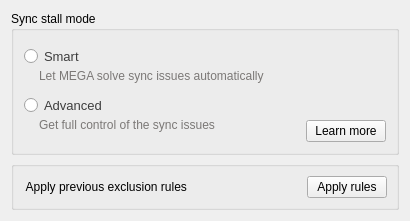
<?xml version="1.0" encoding="UTF-8"?>
<ui version="4.0">
 <class>SyncStallModeSelector</class>
 <widget class="QWidget" name="SyncStallModeSelector">
  <property name="geometry">
   <rect>
    <x>0</x>
    <y>0</y>
    <width>410</width>
    <height>216</height>
   </rect>
  </property>
  <property name="windowTitle">
   <string/>
  </property>
  <property name="styleSheet">
   <string notr="true">#SmartSelector, #AdvanceSelector
{
color: #3D3D3D;
font-size: 13px;
}


#SmartDescription, #AdvanceDescription
{
color: #7B7876;
font-size: 12px;
}</string>
  </property>
  <layout class="QVBoxLayout" name="verticalLayout">
   <item>
    <widget class="QGroupBox" name="groupBox">
     <property name="styleSheet">
      <string notr="true">#SmartSelector, #AdvanceSelector
{

}</string>
     </property>
     <property name="title">
      <string>Sync stall mode</string>
     </property>
     <layout class="QHBoxLayout" name="horizontalLayout">
      <property name="spacing">
       <number>0</number>
      </property>
      <property name="leftMargin">
       <number>0</number>
      </property>
      <property name="topMargin">
       <number>0</number>
      </property>
      <property name="rightMargin">
       <number>0</number>
      </property>
      <property name="bottomMargin">
       <number>0</number>
      </property>
      <item>
       <widget class="QWidget" name="SelectorsContainer" native="true">
        <layout class="QVBoxLayout" name="verticalLayout_2">
         <property name="spacing">
          <number>2</number>
         </property>
         <property name="leftMargin">
          <number>10</number>
         </property>
         <property name="topMargin">
          <number>15</number>
         </property>
         <property name="rightMargin">
          <number>10</number>
         </property>
         <property name="bottomMargin">
          <number>20</number>
         </property>
         <item>
          <widget class="QRadioButton" name="SmartSelector">
           <property name="text">
            <string>Smart</string>
           </property>
          </widget>
         </item>
         <item>
          <widget class="QLabel" name="SmartDescription">
           <property name="text">
            <string>Let MEGA solve sync issues automatically</string>
           </property>
           <property name="indent">
            <number>15</number>
           </property>
          </widget>
         </item>
         <item>
          <spacer name="verticalSpacer">
           <property name="orientation">
            <enum>Qt::Vertical</enum>
           </property>
           <property name="sizeType">
            <enum>QSizePolicy::Fixed</enum>
           </property>
           <property name="sizeHint" stdset="0">
            <size>
             <width>20</width>
             <height>10</height>
            </size>
           </property>
          </spacer>
         </item>
         <item>
          <widget class="QRadioButton" name="AdvanceSelector">
           <property name="text">
            <string>Advanced</string>
           </property>
          </widget>
         </item>
         <item>
          <widget class="QLabel" name="AdvanceDescription">
           <property name="text">
            <string>Get full control of the sync issues</string>
           </property>
           <property name="indent">
            <number>15</number>
           </property>
          </widget>
         </item>
        </layout>
       </widget>
      </item>
      <item>
       <widget class="QWidget" name="LearnMoreContainer" native="true">
        <layout class="QVBoxLayout" name="verticalLayout_3">
         <property name="spacing">
          <number>0</number>
         </property>
         <property name="leftMargin">
          <number>0</number>
         </property>
         <property name="topMargin">
          <number>0</number>
         </property>
         <property name="rightMargin">
          <number>10</number>
         </property>
         <property name="bottomMargin">
          <number>10</number>
         </property>
         <item alignment="Qt::AlignBottom">
          <widget class="QWidget" name="ButtonContainer" native="true">
           <layout class="QHBoxLayout" name="horizontalLayout_2">
            <property name="spacing">
             <number>0</number>
            </property>
            <property name="leftMargin">
             <number>0</number>
            </property>
            <property name="topMargin">
             <number>0</number>
            </property>
            <property name="rightMargin">
             <number>0</number>
            </property>
            <property name="bottomMargin">
             <number>0</number>
            </property>
            <item>
             <spacer name="horizontalSpacer">
              <property name="orientation">
               <enum>Qt::Horizontal</enum>
              </property>
              <property name="sizeHint" stdset="0">
               <size>
                <width>40</width>
                <height>20</height>
               </size>
              </property>
             </spacer>
            </item>
            <item>
             <widget class="QPushButton" name="LearnMoreButton">
              <property name="cursor">
               <cursorShape>PointingHandCursor</cursorShape>
              </property>
              <property name="text">
               <string>Learn more</string>
              </property>
             </widget>
            </item>
           </layout>
          </widget>
         </item>
        </layout>
       </widget>
      </item>
     </layout>
    </widget>
   </item>
   <item>
    <widget class="QGroupBox" name="gBugReport">
     <property name="title">
      <string/>
     </property>
     <layout class="QHBoxLayout" name="horizontalLayout_3">
      <item>
       <widget class="QLabel" name="label">
        <property name="text">
         <string> Apply previous exclusion rules</string>
        </property>
       </widget>
      </item>
      <item>
       <spacer name="horizontalSpacer_2">
        <property name="orientation">
         <enum>Qt::Horizontal</enum>
        </property>
        <property name="sizeHint" stdset="0">
         <size>
          <width>233</width>
          <height>20</height>
         </size>
        </property>
       </spacer>
      </item>
      <item>
       <widget class="QPushButton" name="bApplyLegacyExclusions">
        <property name="text">
         <string>Apply rules</string>
        </property>
        <property name="autoDefault">
         <bool>false</bool>
        </property>
       </widget>
      </item>
     </layout>
    </widget>
   </item>
  </layout>
 </widget>
 <resources/>
 <connections/>
</ui>
